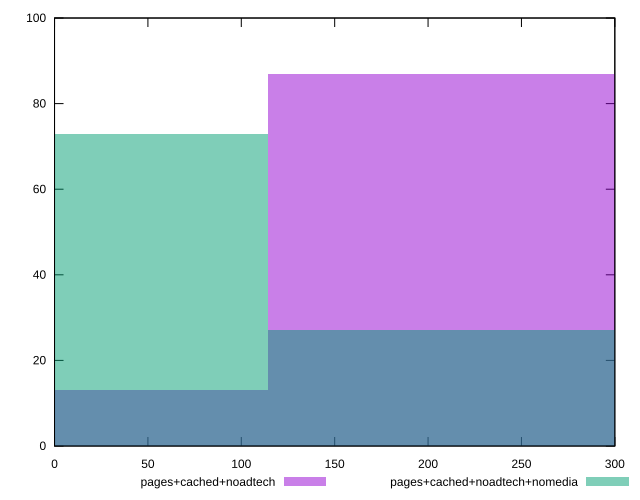

Generate this figure with gnuplot:
reset

$pagesCachedNoadtech <<EOF
228.8787464749468 87
0 13
EOF

$pagesCachedNoadtechNomedia <<EOF
228.8787464749468 27
0 73
EOF

set key outside below
set boxwidth 228.8787464749468
set xrange [0:300]
set yrange [0:100]
set trange [0:100]
set style fill transparent solid 0.5 noborder
set terminal svg size 640, 500 enhanced background rgb 'white'
set output "report_00017_2021-02-10T15-08-03.406Z/unused-css-rules/comparison/histogram/2_vs_3.svg"

plot $pagesCachedNoadtech title "pages+cached+noadtech" with boxes, \
     $pagesCachedNoadtechNomedia title "pages+cached+noadtech+nomedia" with boxes

reset
